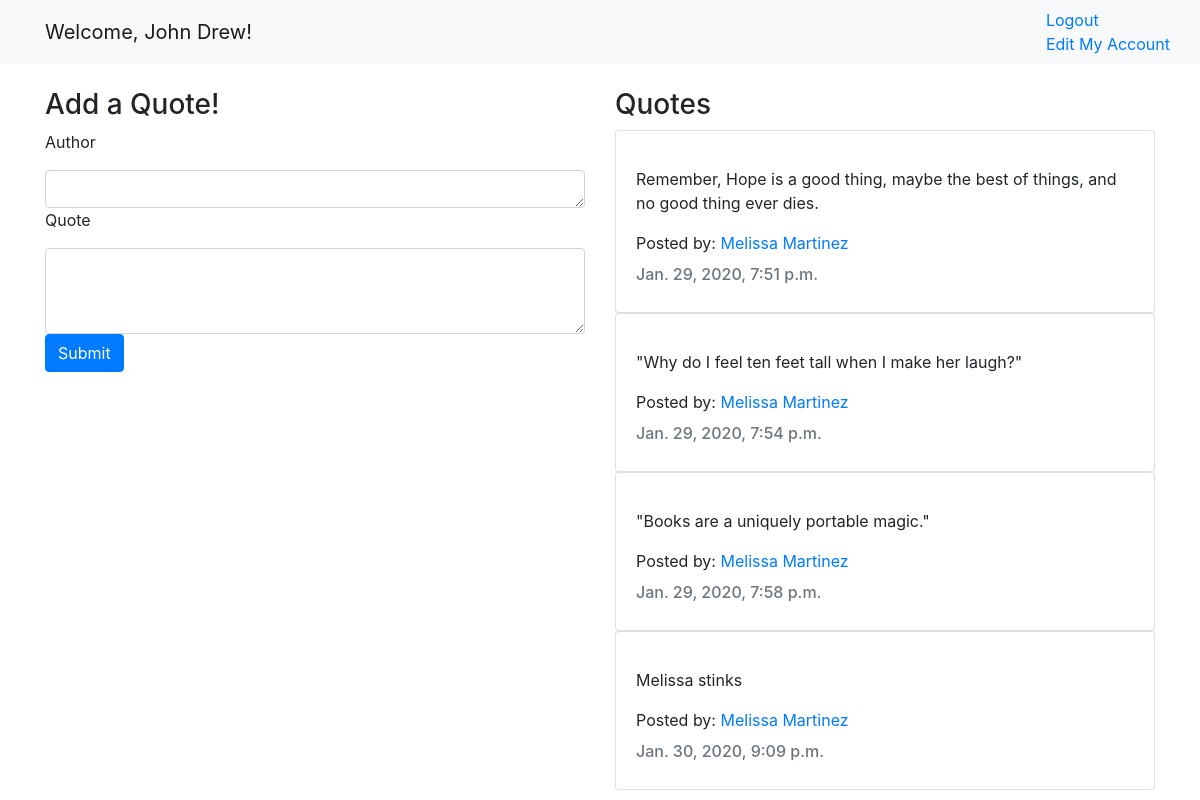
The app's page /success (signed in) with its own data.
### quotes_app/models.py (models this page shows)
class User(models.Model):
    first_name = models.CharField(max_length=60)
    last_name = models.CharField(max_length=60)
    email = models.CharField(max_length=60)
    password = models.CharField(max_length=60)
    created_at = models.DateTimeField(auto_now_add=True)
    updated_at = models.DateTimeField(auto_now=True)
    objects = UserManager()

class Message(models.Model):
    text = models.TextField()
    author = models.CharField(max_length = 100)
    user_related = models.ForeignKey('User', on_delete=models.CASCADE, related_name="user_messaged")
    created_at = models.DateTimeField(auto_now_add=True)
    updated_at = models.DateTimeField(auto_now=True)
    objects = MessageManager()

### quotes_app/views.py (the view)
# urls.py: path('success', views.success, name='success'),
def success(request):
    user_id = request.session.get('user_id')
    if user_id is None:
        messages.error(request, "Please log in or register")
        return redirect('/')
    context = {
        "user":User.objects.get(id=user_id),
        "all_messages": Message.objects.all(),
    }
    return render(request, 'success.html', context)

### quotes_app/templates/success.html (shortened to what this page needs)
<!DOCTYPE html>
<html lang="en">
<head>
    <link href="https://stackpath.bootstrapcdn.com/bootstrap/4.4.1/css/bootstrap.min.css" rel="stylesheet">
</head>
<body>
    <nav class="navbar navbar-light bg-light">
        <div class="container">
            <a class="navbar-brand">Welcome, {{ user.first_name }} {{ user.last_name }}!</a>
            <div class="justify-content-end">
                <div class='row'>
                    <a href="/logout" class="navbar-item">Logout</a>
                </div>
                <div class='row'>
                    <a href="/account/{{user.id}}/edit">Edit My Account</a>
                </div>
            </div>
        </div>
    </nav>
    <br>
    <div class="container">
            <div class='row'>
                <div class='col'>
                    <h3>Add a Quote!</h3>
                    <form action="/new_message" method="post">
                        <div class="form-group">
                            <p>Author</p>
                            <textarea class="form-control" id="author" rows="1" name="author"></textarea>
                            <p>Quote</p>
                            <textarea class="form-control" id="textarea" rows="3" name="message"></textarea>
                            <button type="submit" class="btn btn-primary mb-2">Submit</button>
                        </div>
                        </form>
                </div>
                <div class='col'>
                    <h3>Quotes</h3>
                    {%for message in all_messages%}
                    <div class="card">
                        <div class="card-body">
                            <p class="card-text">{{message.text}}</p>
                            <p>Posted by: <a href="/profile/{{message.user_related.id}}">{{message.user_related.first_name}}
                                {{message.user_related.last_name}}</a></p>
                            <h6 class="card-subtitle mb-2 text-muted">{{message.created_at}}</h6>
                        </div>
                    </div>
                    {%endfor%}
                </div>
            </div>
    </div>
</body>
</html>

### records on screen
User: first_name "John", last_name "Drew"
Message: text "Remember, Hope is a good thing, maybe the best of things, and no good thing ever dies.", user_related.first_name "Melissa", user_related.last_name "Martinez", created_at "Jan. 29, 2020, 7:51 p.m."
Message: text "\"Why do I feel ten feet tall when I make her laugh?\"", user_related.first_name "Melissa", user_related.last_name "Martinez", created_at "Jan. 29, 2020, 7:54 p.m."
Message: text "\"Books are a uniquely portable magic.\"", user_related.first_name "Melissa", user_related.last_name "Martinez", created_at "Jan. 29, 2020, 7:58 p.m."
Message: text "Melissa stinks", user_related.first_name "Melissa", user_related.last_name "Martinez", created_at "Jan. 30, 2020, 9:09 p.m."
